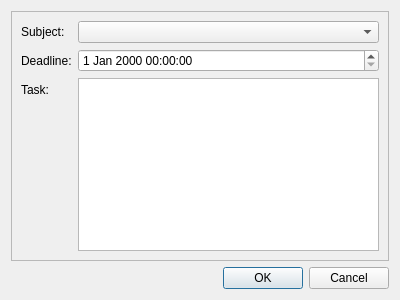
<?xml version="1.0" encoding="UTF-8"?>
<ui version="4.0">
 <class>AddTaskDialog</class>
 <widget class="QDialog" name="AddTaskDialog">
  <property name="windowModality">
   <enum>Qt::WindowModality::WindowModal</enum>
  </property>
  <property name="geometry">
   <rect>
    <x>0</x>
    <y>0</y>
    <width>400</width>
    <height>300</height>
   </rect>
  </property>
  <property name="windowTitle">
   <string>Task to-dos - Add task</string>
  </property>
  <layout class="QVBoxLayout" name="verticalLayout">
   <item>
    <widget class="QFrame" name="mainDialogFrame">
     <property name="frameShape">
      <enum>QFrame::Shape::StyledPanel</enum>
     </property>
     <property name="frameShadow">
      <enum>QFrame::Shadow::Raised</enum>
     </property>
     <layout class="QVBoxLayout" name="verticalLayout_2">
      <item>
       <layout class="QFormLayout" name="formLayout">
        <item row="0" column="0">
         <widget class="QLabel" name="subjectLabel">
          <property name="text">
           <string>Subject:</string>
          </property>
         </widget>
        </item>
        <item row="0" column="1">
         <widget class="QComboBox" name="subjectComboBox"/>
        </item>
        <item row="1" column="0">
         <widget class="QLabel" name="deadlineLabel">
          <property name="text">
           <string>Deadline:</string>
          </property>
         </widget>
        </item>
        <item row="1" column="1">
         <widget class="QDateTimeEdit" name="deadlineDateTimeEdit"/>
        </item>
        <item row="2" column="0">
         <widget class="QLabel" name="taskLabel">
          <property name="text">
           <string>Task:</string>
          </property>
         </widget>
        </item>
        <item row="2" column="1">
         <widget class="QPlainTextEdit" name="taskPlainTextEdit"/>
        </item>
       </layout>
      </item>
     </layout>
    </widget>
   </item>
   <item>
    <widget class="QDialogButtonBox" name="dialogButtonBox">
     <property name="orientation">
      <enum>Qt::Orientation::Horizontal</enum>
     </property>
     <property name="standardButtons">
      <set>QDialogButtonBox::StandardButton::Cancel|QDialogButtonBox::StandardButton::Ok</set>
     </property>
    </widget>
   </item>
  </layout>
 </widget>
 <resources/>
 <connections>
  <connection>
   <sender>dialogButtonBox</sender>
   <signal>accepted()</signal>
   <receiver>AddTaskDialog</receiver>
   <slot>accept()</slot>
   <hints>
    <hint type="sourcelabel">
     <x>248</x>
     <y>254</y>
    </hint>
    <hint type="destinationlabel">
     <x>157</x>
     <y>274</y>
    </hint>
   </hints>
  </connection>
  <connection>
   <sender>dialogButtonBox</sender>
   <signal>rejected()</signal>
   <receiver>AddTaskDialog</receiver>
   <slot>reject()</slot>
   <hints>
    <hint type="sourcelabel">
     <x>316</x>
     <y>260</y>
    </hint>
    <hint type="destinationlabel">
     <x>286</x>
     <y>274</y>
    </hint>
   </hints>
  </connection>
 </connections>
</ui>
